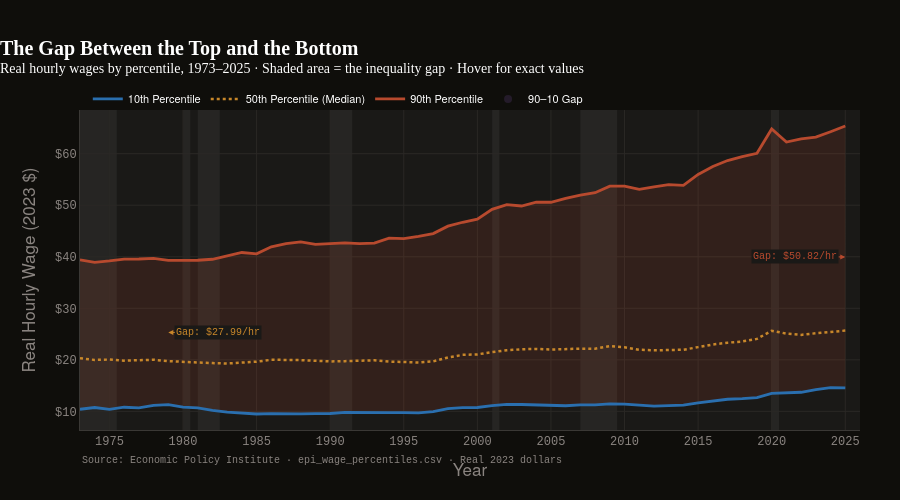

The cell this chart's notebook holds for it:
### Markdown cell above
---
## Visualization 2 — "The Gap Between the Top and the Bottom"
**Interactive dark area chart**

This chart shows the **absolute dollar spread** between the 90th and 10th
percentile hourly worker — real dollars, the same purchasing power in every year.

The shaded gap between the two lines *is* the story of wage inequality.
Hover to see the exact values and gap in any year.

> **The mechanic**: The bottom line barely moves. The top line climbs steadily.
> The gap that opens between them is time stolen from the bottom by the top —
> not through malice, but through structural changes in how the economy distributes
> its gains.

### Code cell
fig2 = go.Figure()

years_wp = wp_raw.index.tolist()

p10_vals = wp_raw['p10'].tolist()
p50_vals = wp_raw['p50'].tolist()
p90_vals = wp_raw['p90'].tolist()

# ── Filled gap between p90 and p10 ───────────────────────────
fig2.add_trace(go.Scatter(
    x=years_wp + years_wp[::-1],
    y=p90_vals + p10_vals[::-1],
    fill='toself',
    fillcolor='rgba(184,74,46,0.15)',
    line=dict(width=0),
    showlegend=False,
    hoverinfo='skip',
    name='Gap area',
))

# ── P10 line ─────────────────────────────────────────────────
fig2.add_trace(go.Scatter(
    x=years_wp, y=p10_vals,
    name='10th Percentile',
    mode='lines',
    line=dict(color=C.blue, width=2.8),
    hovertemplate='<b>10th %ile</b> · %{x}<br>$%{y:.2f}/hr<extra></extra>',
))

# ── P50 line ─────────────────────────────────────────────────
fig2.add_trace(go.Scatter(
    x=years_wp, y=p50_vals,
    name='50th Percentile (Median)',
    mode='lines',
    line=dict(color=C.gold, width=2.5, dash='dot'),
    hovertemplate='<b>Median</b> · %{x}<br>$%{y:.2f}/hr<extra></extra>',
))

# ── P90 line ─────────────────────────────────────────────────
fig2.add_trace(go.Scatter(
    x=years_wp, y=p90_vals,
    name='90th Percentile',
    mode='lines',
    line=dict(color=C.red, width=2.8),
    hovertemplate='<b>90th %ile</b> · %{x}<br>$%{y:.2f}/hr<extra></extra>',
))

# ── Invisible trace for gap tooltip ──────────────────────────
gap_vals = [p90 - p10 for p90, p10 in zip(p90_vals, p10_vals)]
fig2.add_trace(go.Scatter(
    x=years_wp,
    y=[(p90 + p10) / 2 for p90, p10 in zip(p90_vals, p10_vals)],
    mode='markers',
    marker=dict(opacity=0, size=8),
    name='90–10 Gap',
    customdata=gap_vals,
    hovertemplate='<b>90–10 Gap</b> · %{x}<br>$%{customdata:.2f}/hr<extra></extra>',
))

# ── Annotations: 1979 and latest gap ─────────────────────────
gap_1979 = wp_raw.loc[1979, 'p90'] - wp_raw.loc[1979, 'p10']
gap_last = wp_raw.loc[last_wp_yr, 'p90'] - wp_raw.loc[last_wp_yr, 'p10']
mid_1979 = (wp_raw.loc[1979, 'p90'] + wp_raw.loc[1979, 'p10']) / 2
mid_last = (wp_raw.loc[last_wp_yr, 'p90'] + wp_raw.loc[last_wp_yr, 'p10']) / 2

fig2.add_annotation(
    x=1979, y=mid_1979,
    text=f'Gap: ${gap_1979:.2f}/hr',
    showarrow=True, arrowhead=2, arrowcolor=C.gold,
    font=dict(size=10, color=C.gold, family=THEME['font_mono']),
    bgcolor=THEME['surface_dark'],
    ax=50, ay=0,
)
fig2.add_annotation(
    x=last_wp_yr, y=mid_last,
    text=f'Gap: ${gap_last:.2f}/hr',
    showarrow=True, arrowhead=2, arrowcolor=C.red,
    font=dict(size=10, color=C.red, family=THEME['font_mono']),
    bgcolor=THEME['surface_dark'],
    ax=-50, ay=0,
)

add_recession_bands(fig2, dark=True)
apply_dark_theme(fig2)

fig2.update_layout(
    title=dict(
        text='<b>The Gap Between the Top and the Bottom</b><br>'
             '<sup>Real hourly wages by percentile, 1973–2025 · '
             'Shaded area = the inequality gap · Hover for exact values</sup>',
        font=dict(size=THEME['font_size']['lg'], family=THEME['font'],
                  color=THEME['text_light']),
    ),
    xaxis=dict(
        title='Year',
        range=[1973, last_wp_yr + 1],
        tickmode='linear', dtick=5,
        color=THEME['text_muted_dark'],
    ),
    yaxis=dict(
        title='Real Hourly Wage (2023 $)',
        tickformat='$,.0f',
        color=THEME['text_muted_dark'],
    ),
    legend=dict(
        orientation='h', x=0.01, y=1.08,
        font=dict(color=THEME['text_light'], size=11),
        bgcolor='rgba(0,0,0,0)',
    ),
    height=500,
    margin=dict(t=110, b=70, l=80, r=40),
)

watermark(fig2,
          f'Source: Economic Policy Institute · epi_wage_percentiles.csv · '
          f'Real 2023 dollars',
          dark=True)

fig2.show()

print(f"\n── 90/10 Wage Gap over time ─────────────────────────────────────")
for yr in [1973, 1979, 1990, 2000, 2010, 2020, last_wp_yr]:
    if yr in wp_raw.index:
        gap = wp_raw.loc[yr,'p90'] - wp_raw.loc[yr,'p10']
        ratio = wp_raw.loc[yr,'p90'] / wp_raw.loc[yr,'p10']
        print(f"  {yr}: ${gap:.2f}/hr gap  ({ratio:.2f}× ratio)")

### Figure 1 — Plotly figure (JSON) as saved in the notebook; plotly's stock layout.template omitted (floating-point values rounded to 4 significant figures)
{"data": [{"fill": "toself", "fillcolor": "rgba(184,74,46,0.15)", "hoverinfo": "skip", "line": {"width": 0}, "name": "Gap area", "showlegend": false, "type": "scatter", "x": [1973, 1974, 1975, 1976, 1977, 1978, 1979, 1980, 1981, 1982, 1983, 1984, 1985, 1986, 1987, 1988, 1989, 1990, 1991, 1992, 1993, 1994, 1995, 1996, 1997, 1998, 1999, 2000, 2001, 2002, 2003, 2004, 2005, 2006, 2007, 2008, 2009, 2010, 2011, 2012, 2013, 2014, 2015, 2016, 2017, 2018, 2019, 2020, 2021, 2022, 2023, 2024, 2025, 2025, 2024, 2023, 2022, 2021, 2020, 2019, 2018, 2017, 2016, 2015, 2014, 2013, 2012, 2011, 2010, 2009, 2008, 2007, 2006, 2005, 2004, 2003, 2002, 2001, 2000, 1999, 1998, 1997, 1996, 1995, 1994, 1993, 1992, 1991, 1990, 1989, 1988, 1987, 1986, 1985, 1984, 1983, 1982, 1981, 1980, 1979, 1978, 1977, 1976, 1975, 1974, 1973], "y": [39.4, 38.93, 39.21, 39.55, 39.56, 39.68, 39.32, 39.25, 39.33, 39.52, 40.21, 40.83, 40.57, 41.94, 42.55, 42.87, 42.39, 42.56, 42.68, 42.56, 42.63, 43.63, 43.51, 43.96, 44.5, 45.93, 46.69, 47.28, 49.19, 50.13, 49.85, 50.59, 50.58, 51.34, 51.98, 52.43, 53.7, 53.72, 53.07, 53.56, 53.99, 53.86, 55.98, 57.51, 58.67, 59.43, 60.08, 64.8, 62.26, 62.89, 63.21, 64.26, 65.38, 14.56, 14.6, 14.23, 13.71, 13.57, 13.49, 12.66, 12.46, 12.35, 12.02, 11.65, 11.2, 11.11, 11.03, 11.21, 11.42, 11.44, 11.27, 11.27, 11.09, 11.05, 11.26, 11.33, 11.34, 11.12, 10.75, 10.74, 10.54, 9.962, 9.694, 9.743, 9.757, 9.833, 9.831, 9.81, 9.588, 9.547, 9.501, 9.491, 9.55, 9.488, 9.635, 9.865, 10.2, 10.7, 10.84, 11.32, 11.14, 10.68, 10.8, 10.4, 10.75, 10.41]}, {"hovertemplate": "<b>10th %ile</b> · %{x}<br>$%{y:.2f}/hr<extra></extra>", "line": {"color": "#2A6FAF", "width": 2.8}, "mode": "lines", "name": "10th Percentile", "type": "scatter", "x": [1973, 1974, 1975, 1976, 1977, 1978, 1979, 1980, 1981, 1982, 1983, 1984, 1985, 1986, 1987, 1988, 1989, 1990, 1991, 1992, 1993, 1994, 1995, 1996, 1997, 1998, 1999, 2000, 2001, 2002, 2003, 2004, 2005, 2006, 2007, 2008, 2009, 2010, 2011, 2012, 2013, 2014, 2015, 2016, 2017, 2018, 2019, 2020, 2021, 2022, 2023, 2024, 2025], "y": [10.41, 10.75, 10.4, 10.8, 10.68, 11.14, 11.32, 10.84, 10.7, 10.2, 9.865, 9.635, 9.488, 9.55, 9.491, 9.501, 9.547, 9.588, 9.81, 9.831, 9.833, 9.757, 9.743, 9.694, 9.962, 10.54, 10.74, 10.75, 11.12, 11.34, 11.33, 11.26, 11.05, 11.09, 11.27, 11.27, 11.44, 11.42, 11.21, 11.03, 11.11, 11.2, 11.65, 12.02, 12.35, 12.46, 12.66, 13.49, 13.57, 13.71, 14.23, 14.6, 14.56]}, {"hovertemplate": "<b>Median</b> · %{x}<br>$%{y:.2f}/hr<extra></extra>", "line": {"color": "#C8872A", "dash": "dot", "width": 2.5}, "mode": "lines", "name": "50th Percentile (Median)", "type": "scatter", "x": [1973, 1974, 1975, 1976, 1977, 1978, 1979, 1980, 1981, 1982, 1983, 1984, 1985, 1986, 1987, 1988, 1989, 1990, 1991, 1992, 1993, 1994, 1995, 1996, 1997, 1998, 1999, 2000, 2001, 2002, 2003, 2004, 2005, 2006, 2007, 2008, 2009, 2010, 2011, 2012, 2013, 2014, 2015, 2016, 2017, 2018, 2019, 2020, 2021, 2022, 2023, 2024, 2025], "y": [20.3, 19.98, 20.05, 19.84, 19.92, 20.02, 19.74, 19.59, 19.39, 19.36, 19.28, 19.46, 19.64, 20.01, 20.03, 19.95, 19.81, 19.7, 19.74, 19.79, 19.9, 19.66, 19.59, 19.48, 19.7, 20.47, 20.96, 21.05, 21.51, 21.86, 22.05, 22.12, 22.0, 22.1, 22.17, 22.16, 22.65, 22.43, 21.96, 21.84, 21.95, 21.96, 22.46, 22.98, 23.33, 23.56, 24.07, 25.65, 25.08, 24.84, 25.16, 25.47, 25.67]}, {"hovertemplate": "<b>90th %ile</b> · %{x}<br>$%{y:.2f}/hr<extra></extra>", "line": {"color": "#B84A2E", "width": 2.8}, "mode": "lines", "name": "90th Percentile", "type": "scatter", "x": [1973, 1974, 1975, 1976, 1977, 1978, 1979, 1980, 1981, 1982, 1983, 1984, 1985, 1986, 1987, 1988, 1989, 1990, 1991, 1992, 1993, 1994, 1995, 1996, 1997, 1998, 1999, 2000, 2001, 2002, 2003, 2004, 2005, 2006, 2007, 2008, 2009, 2010, 2011, 2012, 2013, 2014, 2015, 2016, 2017, 2018, 2019, 2020, 2021, 2022, 2023, 2024, 2025], "y": [39.4, 38.93, 39.21, 39.55, 39.56, 39.68, 39.32, 39.25, 39.33, 39.52, 40.21, 40.83, 40.57, 41.94, 42.55, 42.87, 42.39, 42.56, 42.68, 42.56, 42.63, 43.63, 43.51, 43.96, 44.5, 45.93, 46.69, 47.28, 49.19, 50.13, 49.85, 50.59, 50.58, 51.34, 51.98, 52.43, 53.7, 53.72, 53.07, 53.56, 53.99, 53.86, 55.98, 57.51, 58.67, 59.43, 60.08, 64.8, 62.26, 62.89, 63.21, 64.26, 65.38]}, {"customdata": [28.99, 28.18, 28.81, 28.74, 28.89, 28.53, 27.99, 28.41, 28.63, 29.32, 30.35, 31.19, 31.08, 32.39, 33.06, 33.37, 32.84, 32.97, 32.87, 32.73, 32.8, 33.87, 33.77, 34.27, 34.54, 35.4, 35.96, 36.53, 38.08, 38.79, 38.52, 39.33, 39.53, 40.25, 40.72, 41.16, 42.26, 42.3, 41.86, 42.54, 42.88, 42.65, 44.33, 45.49, 46.32, 46.98, 47.42, 51.31, 48.69, 49.19, 48.98, 49.66, 50.82], "hovertemplate": "<b>90–10 Gap</b> · %{x}<br>$%{customdata:.2f}/hr<extra></extra>", "marker": {"opacity": 0, "size": 8}, "mode": "markers", "name": "90–10 Gap", "type": "scatter", "x": [1973, 1974, 1975, 1976, 1977, 1978, 1979, 1980, 1981, 1982, 1983, 1984, 1985, 1986, 1987, 1988, 1989, 1990, 1991, 1992, 1993, 1994, 1995, 1996, 1997, 1998, 1999, 2000, 2001, 2002, 2003, 2004, 2005, 2006, 2007, 2008, 2009, 2010, 2011, 2012, 2013, 2014, 2015, 2016, 2017, 2018, 2019, 2020, 2021, 2022, 2023, 2024, 2025], "y": [24.9, 24.84, 24.8, 25.17, 25.12, 25.41, 25.32, 25.05, 25.01, 24.86, 25.04, 25.23, 25.03, 25.74, 26.02, 26.19, 25.97, 26.07, 26.24, 26.2, 26.23, 26.69, 26.63, 26.83, 27.23, 28.24, 28.72, 29.02, 30.16, 30.73, 30.59, 30.92, 30.81, 31.21, 31.63, 31.85, 32.57, 32.57, 32.14, 32.3, 32.55, 32.53, 33.82, 34.77, 35.51, 35.94, 36.37, 39.15, 37.91, 38.3, 38.72, 39.43, 39.97]}], "layout": {"annotations": [{"arrowcolor": "#C8872A", "arrowhead": 2, "ax": 50, "ay": 0, "bgcolor": "#1A1917", "font": {"color": "#C8872A", "family": "DM Mono, JetBrains Mono, Courier New, monospace", "size": 10}, "showarrow": true, "text": "Gap: $27.99/hr", "x": 1979, "y": 25.32}, {"arrowcolor": "#B84A2E", "arrowhead": 2, "ax": -50, "ay": 0, "bgcolor": "#1A1917", "font": {"color": "#B84A2E", "family": "DM Mono, JetBrains Mono, Courier New, monospace", "size": 10}, "showarrow": true, "text": "Gap: $50.82/hr", "x": 2025, "y": 39.97}, {"align": "left", "font": {"color": "#8A8480", "family": "DM Mono, JetBrains Mono, Courier New, monospace", "size": 10}, "showarrow": false, "text": "Source: Economic Policy Institute · epi_wage_percentiles.csv · Real 2023 dollars", "x": 0, "xref": "paper", "y": -0.12, "yref": "paper"}], "colorway": ["#2A6FAF", "#B84A2E", "#C8872A", "#2A7C6F", "#7B4FA6", "#C87028", "#7A7468"], "font": {"color": "#FFFFFF", "family": "DM Sans, Helvetica Neue, Arial, sans-serif", "size": 14}, "height": 500, "hoverlabel": {"bgcolor": "#1A1917", "bordercolor": "#3A3835", "font": {"color": "#0F0E0B", "family": "DM Sans, Helvetica Neue, Arial, sans-serif", "size": 12}}, "legend": {"bgcolor": "rgba(0,0,0,0)", "bordercolor": "rgba(0,0,0,0)", "font": {"color": "#FFFFFF", "family": "DM Sans, Helvetica Neue, Arial, sans-serif", "size": 11}, "orientation": "h", "x": 0.01, "y": 1.08}, "margin": {"b": 70, "l": 80, "r": 40, "t": 110}, "paper_bgcolor": "#0F0E0B", "plot_bgcolor": "#1A1917", "shapes": [{"fillcolor": "rgba(255,255,255,0.05)", "layer": "below", "line": {"width": 0}, "type": "rect", "x0": 1960, "x1": 1962.0, "xref": "x", "y0": 0, "y1": 1, "yref": "y domain"}, {"fillcolor": "rgba(255,255,255,0.05)", "layer": "below", "line": {"width": 0}, "type": "rect", "x0": 1969, "x1": 1970.0, "xref": "x", "y0": 0, "y1": 1, "yref": "y domain"}, {"fillcolor": "rgba(255,255,255,0.05)", "layer": "below", "line": {"width": 0}, "type": "rect", "x0": 1973, "x1": 1976.0, "xref": "x", "y0": 0, "y1": 1, "yref": "y domain"}, {"fillcolor": "rgba(255,255,255,0.05)", "layer": "below", "line": {"width": 0}, "type": "rect", "x0": 1980, "x1": 1980.0, "xref": "x", "y0": 0, "y1": 1, "yref": "y domain"}, {"fillcolor": "rgba(255,255,255,0.05)", "layer": "below", "line": {"width": 0}, "type": "rect", "x0": 1981, "x1": 1982.0, "xref": "x", "y0": 0, "y1": 1, "yref": "y domain"}, {"fillcolor": "rgba(255,255,255,0.05)", "layer": "below", "line": {"width": 0}, "type": "rect", "x0": 1990, "x1": 1992.0, "xref": "x", "y0": 0, "y1": 1, "yref": "y domain"}, {"fillcolor": "rgba(255,255,255,0.05)", "layer": "below", "line": {"width": 0}, "type": "rect", "x0": 2001, "x1": 2002.0, "xref": "x", "y0": 0, "y1": 1, "yref": "y domain"}, {"fillcolor": "rgba(255,255,255,0.05)", "layer": "below", "line": {"width": 0}, "type": "rect", "x0": 2007, "x1": 2010.0, "xref": "x", "y0": 0, "y1": 1, "yref": "y domain"}, {"fillcolor": "rgba(255,255,255,0.05)", "layer": "below", "line": {"width": 0}, "type": "rect", "x0": 2020, "x1": 2020.0, "xref": "x", "y0": 0, "y1": 1, "yref": "y domain"}], "title": {"font": {"color": "#FFFFFF", "family": "Playfair Display, Georgia, serif", "size": 20}, "pad": {"l": 0}, "text": "<b>The Gap Between the Top and the Bottom</b><br><sup>Real hourly wages by percentile, 1973–2025 · Shaded area = the inequality gap · Hover for exact values</sup>", "x": 0, "xanchor": "left"}, "xaxis": {"color": "#8A8480", "dtick": 5, "gridcolor": "#2A2825", "linecolor": "#3A3835", "range": [1973, 2026], "tickcolor": "#3A3835", "tickfont": {"color": "#8A8480", "family": "DM Mono, JetBrains Mono, Courier New, monospace", "size": 12}, "tickmode": "linear", "title": {"text": "Year"}, "zerolinecolor": "#2A2825"}, "yaxis": {"color": "#8A8480", "gridcolor": "#2A2825", "linecolor": "#3A3835", "tickcolor": "#3A3835", "tickfont": {"color": "#8A8480", "family": "DM Mono, JetBrains Mono, Courier New, monospace", "size": 12}, "tickformat": "$,.0f", "title": {"text": "Real Hourly Wage (2023 $)"}, "zerolinecolor": "#2A2825"}}}
